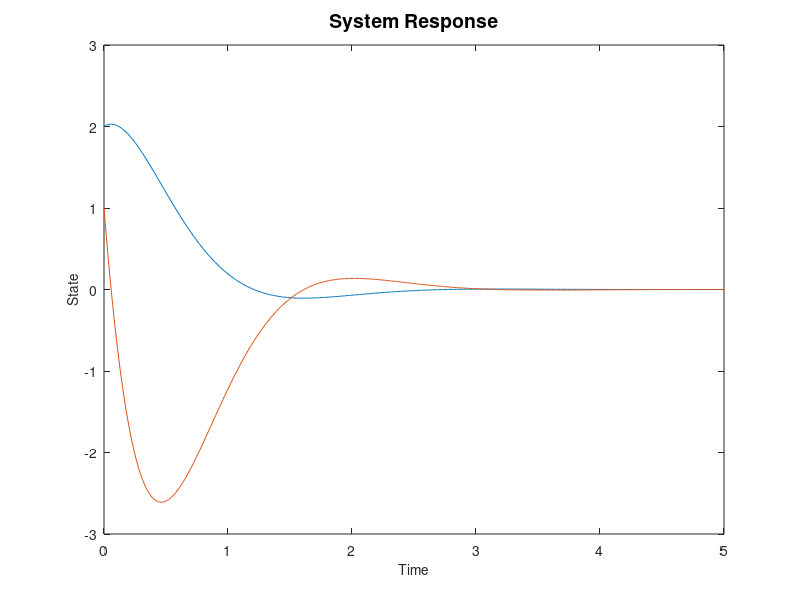

This chart was generated by the following MATLAB code: (Note: this script raises an error after producing the figure.)
%% Linear Quadratic Regulator

% Spring-Mass-Damper System

% System Parameters
m = 1;
b = 0.2;
k = 3;

% System Dynamics
A = [0 1; -k/m -b/m];
B = [0; 1];
C = [1 0; 0 1];
D = 0;

% Control Law
Q = [100 0; 0 10];      % Penalize State (Position) Error
R = 2;                  % Penalize Input (Velocity) Error

% Compute LQR Gains
K = lqr(A,B,Q,R);          % LQR Gain Matrix is a (m*n) matrix where (m = no. of states), (n = no. of inputs)

State_Space = ss(A-B*K, B, C, D);

Initial_Condition = [2, 1];   % [Position, Velocity] --> [State, Input]
t = 0 : 0.01 : 5;

[y, t, x] = initial(State_Space, Initial_Condition, t);

figure('Name','System Response','NumberTitle','off','windowState','Maximized');
plot(t, x(:,1));
hold on;
plot(t, x(:,2));
ylabel('State','FontSize',10);
xlabel('Time','FontSize',10);
title('System Response','FontSize',14);
legend('Position','Velocity');
